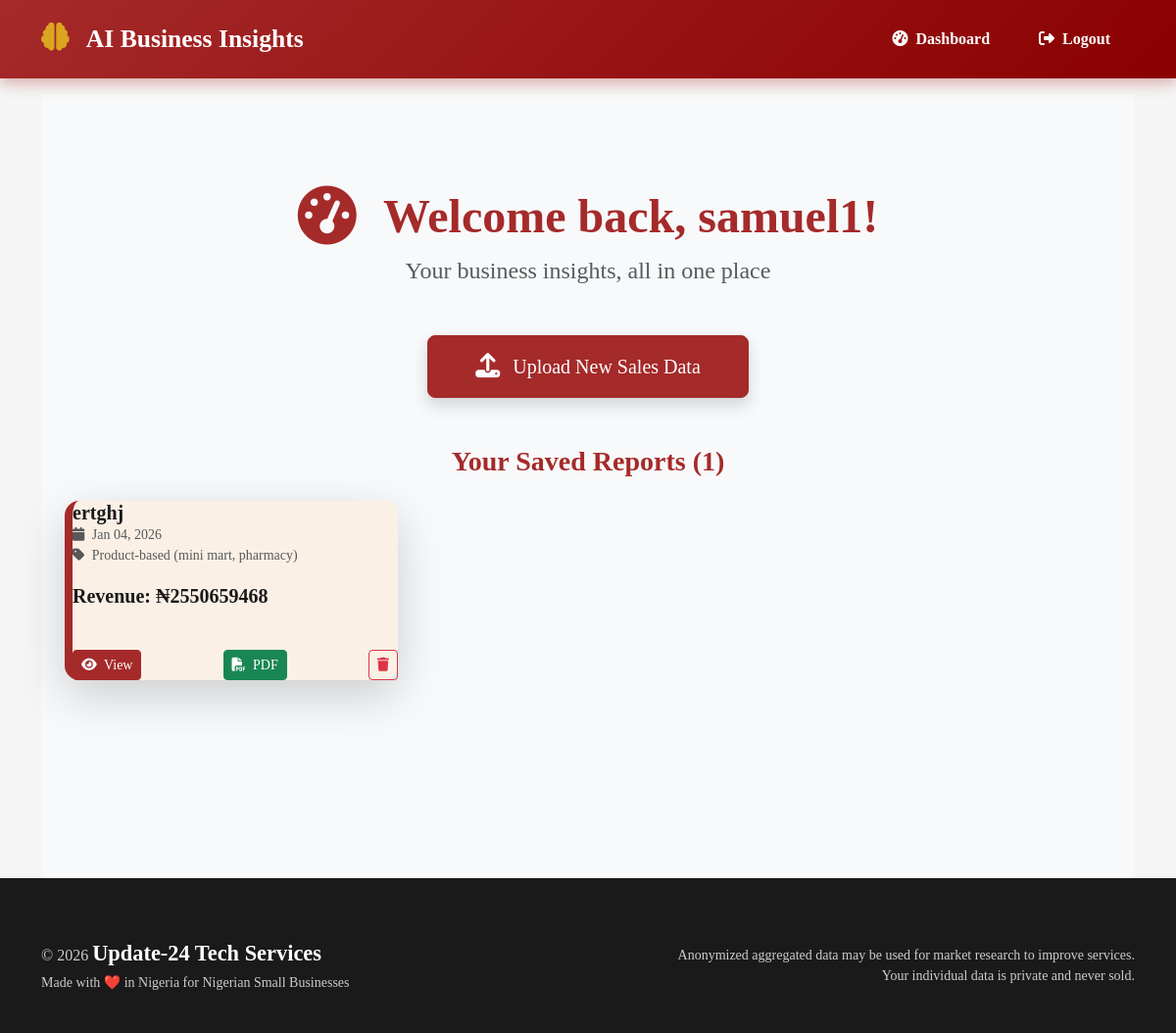
The page /dashboard/ (signed in) on the database its author committed.
### core/models.py (models this page shows, shortened)
class Analysis(models.Model):
    user = models.ForeignKey(User, on_delete=models.CASCADE)
    created_at = models.DateTimeField(auto_now_add=True)
    business_type = models.CharField(max_length=100)
    data_summary = models.JSONField()
    raw_data_hash = models.CharField(max_length=100)
    uploaded_file = models.FileField(upload_to='user_uploads/%Y/%m/%d/', null=True, blank=True)
    title = models.CharField(max_length=200, blank=True, default="Untitled Analysis")

### core/views.py (the view)
# urls.py: path('dashboard/', views.dashboard, name='dashboard'),
@login_required
def dashboard(request):
    analyses = Analysis.objects.filter(user=request.user).order_by('-created_at')
    context = {'analyses': analyses, 'has_data': analyses.exists()}
    return render(request, 'dashboard.html', context)

### core/templates/dashboard.html (shortened to what this page needs)
{% extends "base.html" %}
{% block content %}
<div class="container-fluid py-5" style="background: #f8f9fa; min-height: 100vh;">
    <div class="container py-5">
        <div class="text-center mb-5">
            <h1 class="display-5 fw-bold" style="color: #A52A2A;">
                <i class="fas fa-tachometer-alt fa-lg me-3"></i> Welcome back, {{ user.username }}!
            </h1>
            <p class="lead fs-4 text-muted">Your business insights, all in one place</p>
        </div>
        <div class="text-center mb-5">
            <button class="btn btn-primary btn-lg px-5 py-3 shadow" data-bs-toggle="modal" data-bs-target="#choiceModal">
                <i class="fas fa-upload fa-lg me-2"></i> Upload New Sales Data
            </button>
        </div>
        {% if has_data %}
            <h3 class="text-center mb-4 fw-bold" style="color: #A52A2A;">
                Your Saved Reports ({{ analyses.count }})
            </h3>
            <div class="row g-4">
                {% for analysis in analyses %}
                    <div class="col-lg-4 col-md-6">
                        <div class="card-beige shadow-lg h-100">
                            <div class="card-body d-flex flex-column">
                                <h5 class="card-title fw-bold">
                                    {{ analysis.title|default:"Untitled Report" }}
                                </h5>
                                <p class="text-muted small">
                                    <i class="fas fa-calendar me-1"></i> {{ analysis.created_at|date:"M d, Y" }}<br>
                                    <i class="fas fa-tag me-1"></i> {{ analysis.business_type }}
                                </p>
                                <p class="fw-bold fs-5 mt-auto">
                                    Revenue: ₦{{ analysis.data_summary.total_revenue|floatformat:0 }}
                                </p>
                                <div class="mt-4 d-flex justify-content-between">
                                    <a href="{% url 'analysis_detail' analysis.pk %}" class="btn btn-primary btn-sm">
                                        <i class="fas fa-eye me-1"></i> View
                                    </a>
                                    <a href="{% url 'download_analysis_pdf' analysis.pk %}" class="btn btn-success btn-sm">
                                        <i class="fas fa-file-pdf me-1"></i> PDF
                                    </a>
                                    <a href="{% url 'delete_analysis' analysis.pk %}" class="btn btn-outline-danger btn-sm"
                                       onclick="return confirm('Delete this report permanently?')">
                                        <i class="fas fa-trash"></i>
                                    </a>
                                </div>
                            </div>
                        </div>
                    </div>
                {% endfor %}
            </div>
        {% endif %}
    </div>
</div>
{% endblock %}

### core/templates/base.html (style rules this page uses)
body { background-color: #F5F5F5; font-family: 'Georgia', serif; color: #1A1A1A; min-height: 100vh; display: flex; flex-direction: column; }
.btn-primary { background-color: #A52A2A !important; border-color: #A52A2A !important; color: white !important; }
.card-beige { background: #FAF0E6; border-left: 8px solid #A52A2A; border-radius: 15px; box-shadow: 0 6px 15px rgba(165,42,42,0.2); }

### rows shown on the page
Analysis: title "ertghj", created_at "Jan 04, 2026", business_type "Product-based (mini mart, pharmacy)", data_summary.total_revenue "2550659468"

### other values the page prints
{{ user.username }} "samuel1"
{{ analyses.count }} "1"
